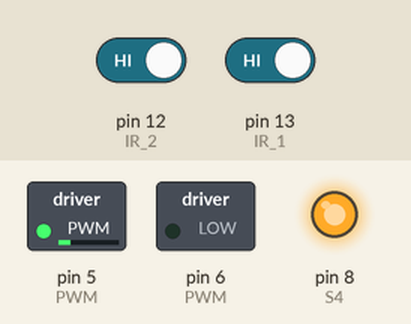
This sketch was run on a simulated Arduino Uno, built with avr-gcc and run on an emulated ATmega328P. Parts: switched loads named in the sketch (green lamp = pin HIGH), output pins drawn as LEDs (lit = HIGH). The inputs (shaded band) are chosen by the test bench; at power-on: pin 12 (IR_2) HIGH, pin 13 (IR_1) HIGH. Pins used as bus, display or sensor lines are not drawn.

Above: at 1.2 s.
1.3 s: pin 12 (IR_2) driven LOW
At 1.8 s:
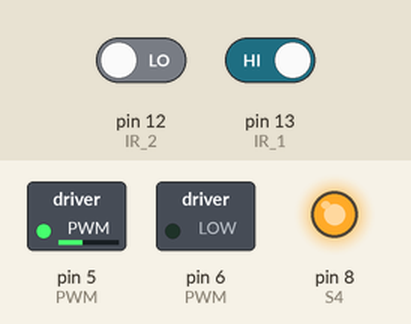
2.8 s: pin 12 (IR_2) driven HIGH
At 4.0 s:
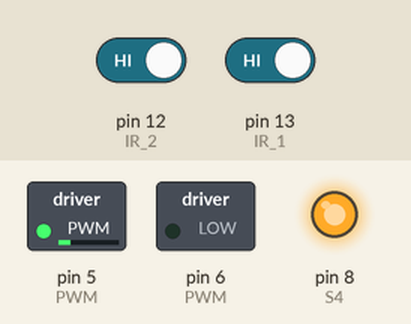
4.3 s: pin 13 (IR_1) driven LOW
At 5.3 s:
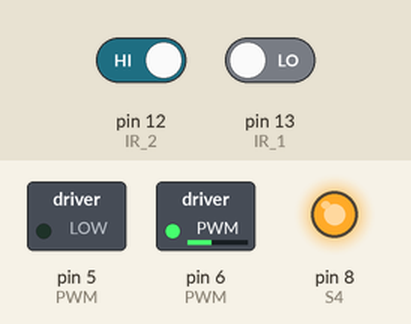
Timing chart, 0 to 7.3 s (numbered marks = the images above; inputs shaded):
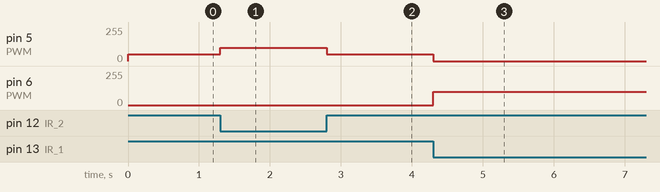

The sketch:

Robot.ino
```cpp
bool didBack = false;
int rotated = 0;

void setup() {
  // put your setup code here, to run once:
  //Serial.begin(9600);
  pinMode(2, OUTPUT); // S1, FWD
  pinMode(4, OUTPUT); // S2, REV
  pinMode(5, OUTPUT); // PWM, RIGHT
  pinMode(6, OUTPUT); // PWM, LEFT
  pinMode(7, OUTPUT); // S3, REV
  pinMode(8, OUTPUT); // S4, FWD
  pinMode(12, INPUT); // IR 2, LEFT
  pinMode(13, INPUT); // IR 1, RIGHT

  // Make the Robot MOVE FWD
  digitalWrite(2, HIGH); // Start state is FWD
  digitalWrite(8, HIGH); // ----||----
  analogWrite(5, 0); // Start speed is 0 (RIGHT Motor)
  analogWrite(6, 0); // Start speed is 0 (LEFT motor)
}

void loop() {
  // put your main code here, to run repeatedly:

  if ((digitalRead(12) == LOW) && (digitalRead(13) == LOW)){
    if (rotated > 500){
      GO_back();
      didBack = false;
      rotated = 0;
    }
    if (didBack == false){
      Rotate();
      rotated += 1;
    }


  }
  else if (digitalRead(12) == LOW){
    MOVE_LEFT(); // raed the sig from sen IR 1
  }

  else if (digitalRead(13) == LOW){
    MOVE_RIGHT(); // read sig from sen IR 2
  }
  else {
    Rotate();
  }
}


// MOVE RIGHT
void MOVE_RIGHT() {
  analogWrite(5, 0); // 25% speed
  analogWrite(6, 100); // Max speed
}

// MOVE LEFT
void MOVE_LEFT() {
  // justeringer på hastigheten er mulig
  analogWrite(5, 100); // Max speed
  analogWrite(6, 0); // 25% speed
}

// MOVE FWD
void Rotate() {
  // justeringer på hastigheten er mulig
  analogWrite(5, 50); // Max speed
  analogWrite(6, 0); // Max speed
}

void GO_back() {
  digitalWrite(2, LOW);
  digitalWrite(4, LOW);
  digitalWrite(7, HIGH);
  digitalWrite(8, HIGH);

}
```

Measured:
- after the input at 1.3 s, pin 5 (PWM): 50/255 → 100/255 at once
- after the input at 2.8 s, pin 5 (PWM): 100/255 → 50/255 at once
- after the input at 4.3 s, pin 5 (PWM): 50/255 → 0/255 at once; pin 6 (PWM): 0/255 → 100/255 at once
